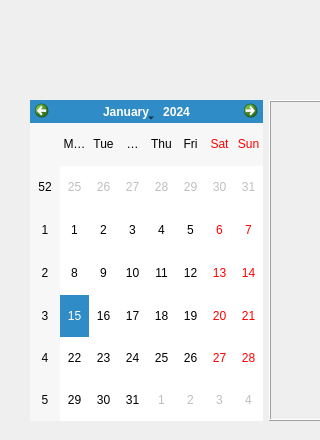
<?xml version="1.0" encoding="UTF-8"?>
<ui version="4.0">
 <class>addElemDlg</class>
 <widget class="QDialog" name="addElemDlg">
  <property name="geometry">
   <rect>
    <x>0</x>
    <y>0</y>
    <width>320</width>
    <height>440</height>
   </rect>
  </property>
  <property name="windowTitle">
   <string>Dialog</string>
  </property>
  <widget class="QWidget" name="gridLayoutWidget">
   <property name="geometry">
    <rect>
     <x>30</x>
     <y>100</y>
     <width>303</width>
     <height>321</height>
    </rect>
   </property>
   <layout class="QGridLayout" name="gridLayout">
    <item row="0" column="0">
     <widget class="QCalendarWidget" name="calendarWidget"/>
    </item>
    <item row="0" column="1">
     <widget class="QLCDNumber" name="lcdNumber"/>
    </item>
   </layout>
  </widget>
 </widget>
 <resources/>
 <connections/>
</ui>
